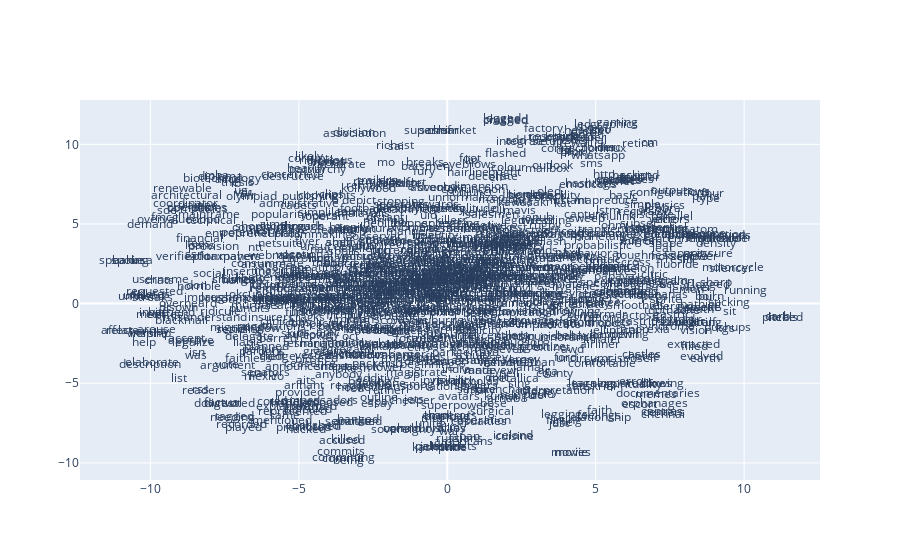

The notebook cell this image was saved under:
### Code cell
# Plot
trace = go.Scatter(
    x = Y[:,0],
    y = Y[:,1],
    text = list(wanted_vocab),
    mode='text'
)

data = [trace]

# Plot and embed in ipython notebook!
iplot(data, filename='basic-scatter')

### Figure 1 — Plotly figure (JSON) as saved in the notebook; plotly's stock layout.template omitted (floating-point values rounded to 4 significant figures; data arrays with more than 128 entries replaced by an {"elided": "..."} marker saying what was removed)
{"data": [{"mode": "text", "text": {"elided": "1000 str values"}, "type": "scatter", "x": {"elided": "1000 float values"}, "y": {"elided": "1000 float values"}}], "layout": {"autosize": true, "xaxis": {"autorange": true, "range": [-12.37, 12.56], "type": "linear"}, "yaxis": {"autorange": true, "range": [-11.07, 12.78], "type": "linear"}}}
